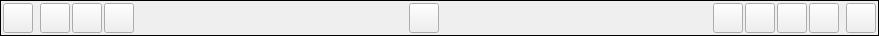
<?xml version="1.0" encoding="UTF-8"?>
<ui version="4.0">
 <class>BottomBarWidgetClass</class>
 <widget class="QFrame" name="BottomBarWidgetClass">
  <property name="geometry">
   <rect>
    <x>0</x>
    <y>0</y>
    <width>879</width>
    <height>36</height>
   </rect>
  </property>
  <property name="sizePolicy">
   <sizepolicy hsizetype="Expanding" vsizetype="Fixed">
    <horstretch>0</horstretch>
    <verstretch>0</verstretch>
   </sizepolicy>
  </property>
  <property name="minimumSize">
   <size>
    <width>0</width>
    <height>0</height>
   </size>
  </property>
  <property name="maximumSize">
   <size>
    <width>16777215</width>
    <height>16777215</height>
   </size>
  </property>
  <property name="windowTitle">
   <string notr="true">Form</string>
  </property>
  <property name="windowOpacity">
   <double>9.000000000000000</double>
  </property>
  <property name="styleSheet">
   <string notr="true"/>
  </property>
  <property name="frameShape">
   <enum>QFrame::Box</enum>
  </property>
  <layout class="QHBoxLayout" name="horizontalLayout">
   <property name="spacing">
    <number>2</number>
   </property>
   <property name="leftMargin">
    <number>2</number>
   </property>
   <property name="topMargin">
    <number>2</number>
   </property>
   <property name="rightMargin">
    <number>2</number>
   </property>
   <property name="bottomMargin">
    <number>2</number>
   </property>
   <item>
    <widget class="VxPushButton" name="m_MessengerButton">
     <property name="sizePolicy">
      <sizepolicy hsizetype="Fixed" vsizetype="Fixed">
       <horstretch>0</horstretch>
       <verstretch>0</verstretch>
      </sizepolicy>
     </property>
     <property name="minimumSize">
      <size>
       <width>30</width>
       <height>30</height>
      </size>
     </property>
     <property name="maximumSize">
      <size>
       <width>30</width>
       <height>30</height>
      </size>
     </property>
     <property name="font">
      <font>
       <pointsize>10</pointsize>
       <bold>true</bold>
      </font>
     </property>
     <property name="text">
      <string/>
     </property>
    </widget>
   </item>
   <item>
    <spacer name="horizontalSpacer">
     <property name="orientation">
      <enum>Qt::Horizontal</enum>
     </property>
     <property name="sizeType">
      <enum>QSizePolicy::Fixed</enum>
     </property>
     <property name="sizeHint" stdset="0">
      <size>
       <width>5</width>
       <height>15</height>
      </size>
     </property>
    </spacer>
   </item>
   <item>
    <widget class="VxPushButton" name="m_GroupJoinButton">
     <property name="sizePolicy">
      <sizepolicy hsizetype="Fixed" vsizetype="Fixed">
       <horstretch>0</horstretch>
       <verstretch>0</verstretch>
      </sizepolicy>
     </property>
     <property name="minimumSize">
      <size>
       <width>30</width>
       <height>30</height>
      </size>
     </property>
     <property name="maximumSize">
      <size>
       <width>30</width>
       <height>30</height>
      </size>
     </property>
     <property name="font">
      <font>
       <pointsize>10</pointsize>
       <bold>true</bold>
      </font>
     </property>
     <property name="text">
      <string/>
     </property>
    </widget>
   </item>
   <item>
    <widget class="VxPushButton" name="m_ChatRoomJoinButton">
     <property name="minimumSize">
      <size>
       <width>30</width>
       <height>30</height>
      </size>
     </property>
     <property name="maximumSize">
      <size>
       <width>30</width>
       <height>30</height>
      </size>
     </property>
     <property name="text">
      <string/>
     </property>
     <property name="iconSize">
      <size>
       <width>30</width>
       <height>30</height>
      </size>
     </property>
    </widget>
   </item>
   <item>
    <widget class="VxPushButton" name="m_RandomConnectJoinButton">
     <property name="sizePolicy">
      <sizepolicy hsizetype="Fixed" vsizetype="Fixed">
       <horstretch>0</horstretch>
       <verstretch>0</verstretch>
      </sizepolicy>
     </property>
     <property name="minimumSize">
      <size>
       <width>30</width>
       <height>30</height>
      </size>
     </property>
     <property name="maximumSize">
      <size>
       <width>30</width>
       <height>30</height>
      </size>
     </property>
     <property name="text">
      <string/>
     </property>
     <property name="iconSize">
      <size>
       <width>30</width>
       <height>30</height>
      </size>
     </property>
    </widget>
   </item>
   <item>
    <spacer name="horizontalSpacer_3">
     <property name="orientation">
      <enum>Qt::Horizontal</enum>
     </property>
     <property name="sizeType">
      <enum>QSizePolicy::Expanding</enum>
     </property>
     <property name="sizeHint" stdset="0">
      <size>
       <width>50</width>
       <height>20</height>
      </size>
     </property>
    </spacer>
   </item>
   <item>
    <widget class="VxPushButton" name="m_SettingsButton">
     <property name="sizePolicy">
      <sizepolicy hsizetype="Fixed" vsizetype="Fixed">
       <horstretch>0</horstretch>
       <verstretch>0</verstretch>
      </sizepolicy>
     </property>
     <property name="minimumSize">
      <size>
       <width>30</width>
       <height>30</height>
      </size>
     </property>
     <property name="maximumSize">
      <size>
       <width>30</width>
       <height>30</height>
      </size>
     </property>
     <property name="font">
      <font>
       <pointsize>10</pointsize>
       <bold>true</bold>
      </font>
     </property>
     <property name="text">
      <string/>
     </property>
    </widget>
   </item>
   <item>
    <spacer name="horizontalSpacer_4">
     <property name="orientation">
      <enum>Qt::Horizontal</enum>
     </property>
     <property name="sizeHint" stdset="0">
      <size>
       <width>51</width>
       <height>20</height>
      </size>
     </property>
    </spacer>
   </item>
   <item>
    <widget class="VxPushButton" name="m_GroupHostButton">
     <property name="sizePolicy">
      <sizepolicy hsizetype="Fixed" vsizetype="Fixed">
       <horstretch>0</horstretch>
       <verstretch>0</verstretch>
      </sizepolicy>
     </property>
     <property name="minimumSize">
      <size>
       <width>30</width>
       <height>30</height>
      </size>
     </property>
     <property name="maximumSize">
      <size>
       <width>30</width>
       <height>30</height>
      </size>
     </property>
     <property name="font">
      <font>
       <pointsize>10</pointsize>
       <bold>true</bold>
      </font>
     </property>
     <property name="text">
      <string/>
     </property>
    </widget>
   </item>
   <item>
    <widget class="VxPushButton" name="m_ChatRoomHostButton">
     <property name="minimumSize">
      <size>
       <width>30</width>
       <height>30</height>
      </size>
     </property>
     <property name="maximumSize">
      <size>
       <width>30</width>
       <height>30</height>
      </size>
     </property>
     <property name="text">
      <string/>
     </property>
     <property name="iconSize">
      <size>
       <width>30</width>
       <height>30</height>
      </size>
     </property>
    </widget>
   </item>
   <item>
    <widget class="VxPushButton" name="m_RandomConnectHostButton">
     <property name="sizePolicy">
      <sizepolicy hsizetype="Fixed" vsizetype="Fixed">
       <horstretch>0</horstretch>
       <verstretch>0</verstretch>
      </sizepolicy>
     </property>
     <property name="minimumSize">
      <size>
       <width>30</width>
       <height>30</height>
      </size>
     </property>
     <property name="maximumSize">
      <size>
       <width>30</width>
       <height>30</height>
      </size>
     </property>
     <property name="text">
      <string/>
     </property>
     <property name="iconSize">
      <size>
       <width>30</width>
       <height>30</height>
      </size>
     </property>
    </widget>
   </item>
   <item>
    <widget class="VxMenuButtonBottom" name="m_MenuBottomButton">
     <property name="sizePolicy">
      <sizepolicy hsizetype="Fixed" vsizetype="Fixed">
       <horstretch>0</horstretch>
       <verstretch>0</verstretch>
      </sizepolicy>
     </property>
     <property name="minimumSize">
      <size>
       <width>30</width>
       <height>30</height>
      </size>
     </property>
     <property name="maximumSize">
      <size>
       <width>30</width>
       <height>30</height>
      </size>
     </property>
     <property name="font">
      <font>
       <pointsize>10</pointsize>
       <bold>true</bold>
      </font>
     </property>
     <property name="text">
      <string/>
     </property>
    </widget>
   </item>
   <item>
    <spacer name="horizontalSpacer_2">
     <property name="orientation">
      <enum>Qt::Horizontal</enum>
     </property>
     <property name="sizeType">
      <enum>QSizePolicy::Fixed</enum>
     </property>
     <property name="sizeHint" stdset="0">
      <size>
       <width>5</width>
       <height>15</height>
      </size>
     </property>
    </spacer>
   </item>
   <item>
    <widget class="VxPushButton" name="m_ExpandButton">
     <property name="sizePolicy">
      <sizepolicy hsizetype="Fixed" vsizetype="Fixed">
       <horstretch>0</horstretch>
       <verstretch>0</verstretch>
      </sizepolicy>
     </property>
     <property name="minimumSize">
      <size>
       <width>30</width>
       <height>30</height>
      </size>
     </property>
     <property name="maximumSize">
      <size>
       <width>30</width>
       <height>30</height>
      </size>
     </property>
     <property name="font">
      <font>
       <pointsize>10</pointsize>
       <bold>true</bold>
      </font>
     </property>
     <property name="text">
      <string/>
     </property>
    </widget>
   </item>
  </layout>
 </widget>
 <customwidgets>
  <customwidget>
   <class>VxPushButton</class>
   <extends>QPushButton</extends>
   <header>VxPushButton.h</header>
  </customwidget>
  <customwidget>
   <class>VxMenuButtonBottom</class>
   <extends>QPushButton</extends>
   <header>VxMenuButtonBottom.h</header>
  </customwidget>
 </customwidgets>
 <resources/>
 <connections/>
</ui>
